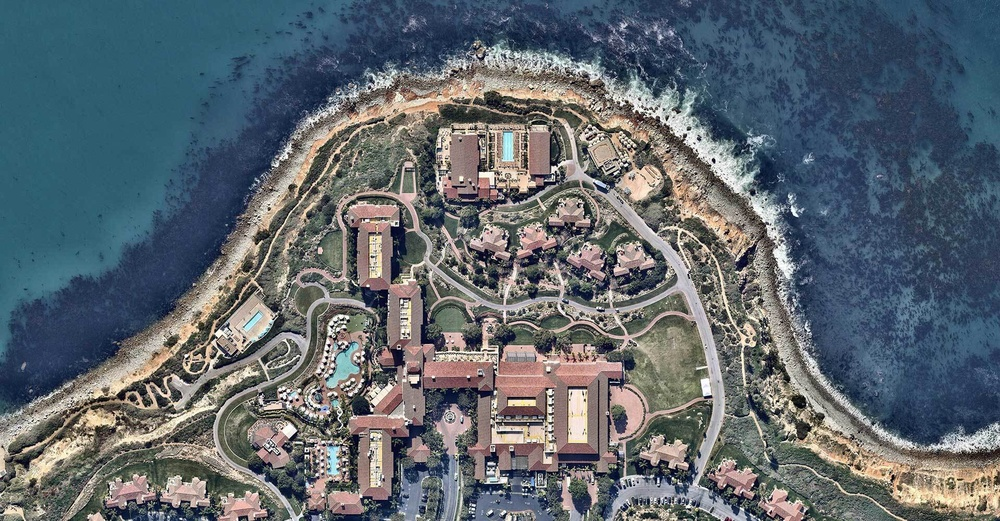
#> input picture Images/clear-aerial-image-RanchoPalosVerdes-California.jpg, 1000 x 521 px, shrunk from 1920 x 1000 before the run
$ python obDect.py
#> lines starting #> are read from the running program, lines starting #| are printed output that depends on the picture; after the words box and inside, x2 and y2 are one past the last pixel; in counts of white or black regions, pixels touching at a corner belong together
import cv2
import numpy as np
from matplotlib import pyplot as plt

# Reading the image
#img = cv2.imread('howcanyousee.png')
img = cv2.imread('Images/clear-aerial-image-RanchoPalosVerdes-California.jpg')
#> img is the input picture: shape (521, 1000, 3); mean B, G, R 110.4, 103.4, 94.5
imgRGB = cv2.cvtColor(img, cv2.COLOR_BGR2RGB)

# Showing the output
plt.imshow(imgRGB)
plt.title('Aerial Image')
plt.show()

# convert to hsv colorspace
hsv = cv2.cvtColor(img, cv2.COLOR_BGR2HSV)
#> hsv: shape (521, 1000, 3); mean H, S, V 74.5, 82.9, 119.5

#lower bound and upper bound for colors

#lower_bound = np.array([50, 20, 20])
#upper_bound = np.array([100, 255, 255])
lower_bound = np.array([0, 0, 0]) #(5,50,50) - (15,255,255)
upper_bound = np.array([20,255,255])

# find the colors within the boundaries
mask = cv2.inRange(hsv, lower_bound, upper_bound)
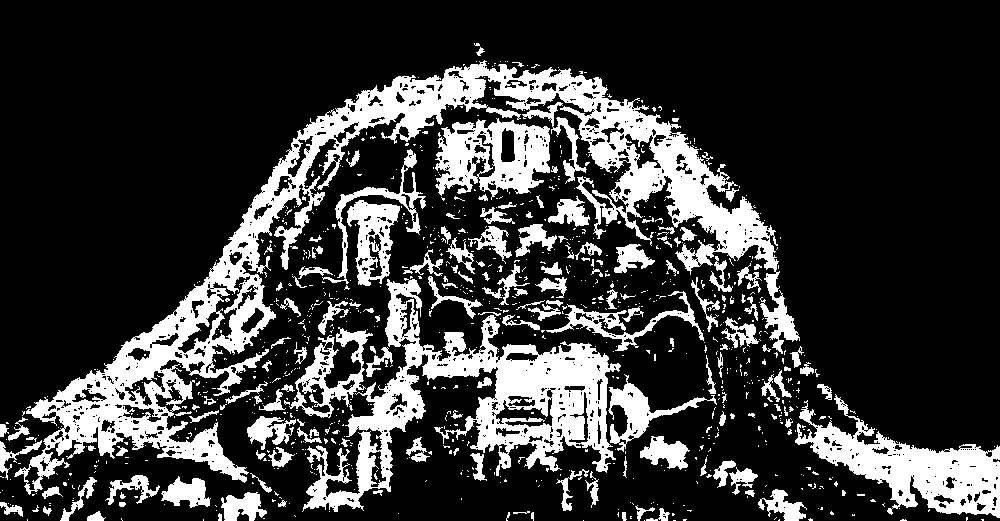
#> mask: shape (521, 1000); 22.1% white; 966 white regions (808 under 20 px), largest, box (x1, y1, x2, y2) and area: (14, 60, 800, 495) 46066, (302, 278, 621, 512) 20524, (795, 394, 1000, 518) 9376

plt.imshow(mask)
plt.title('Aerial Image HSV mask')
plt.show()

#define kernel size
kernel = np.ones((16,16),np.uint8)
print(kernel)
# Remove unnecessary noise from mask
mask = cv2.morphologyEx(mask, cv2.MORPH_CLOSE, kernel)
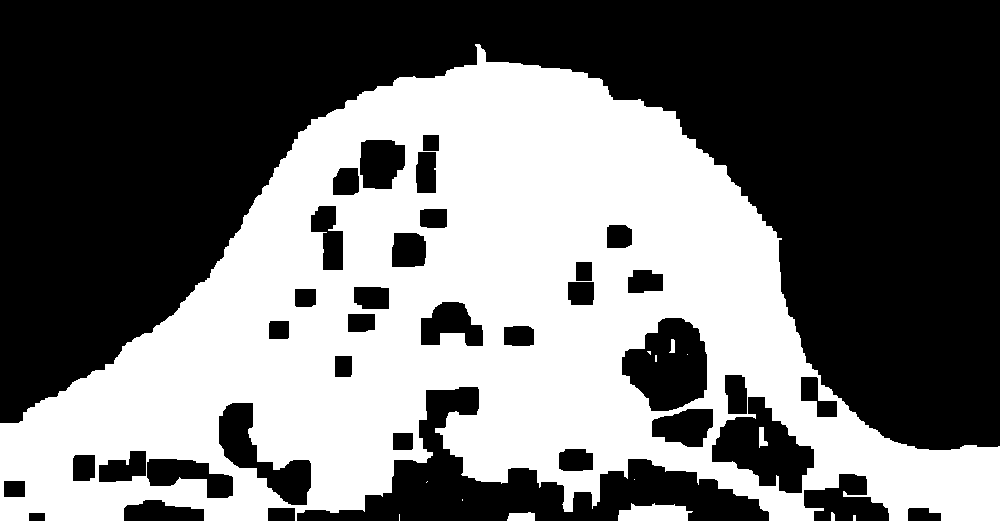
#> mask: shape (521, 1000); 43.4% white; 14 white regions (8 under 20 px), largest, box (x1, y1, x2, y2) and area: (0, 44, 1000, 521) 224572, (618, 503, 693, 521) 1028, (507, 512, 535, 521) 218, (759, 427, 768, 448) 116, (669, 339, 675, 353) 58, (831, 512, 835, 521) 33
mask = cv2.morphologyEx(mask, cv2.MORPH_OPEN, kernel)
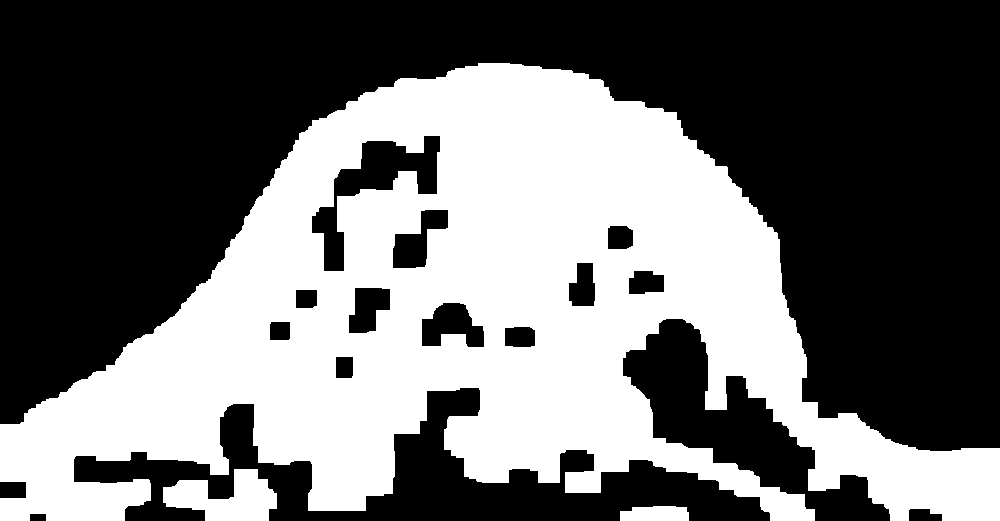
#> mask: shape (521, 1000); 42.3% white; 3 white regions, box (x1, y1, x2, y2) and area: (0, 63, 1000, 521) 216017, (163, 469, 277, 521) 3635, (620, 506, 689, 521) 931

plt.imshow(mask)
plt.title('Aerial Image Roise reduced mask')
plt.show()

# Segment only the detected region
segmented_img = cv2.bitwise_and(imgRGB, imgRGB, mask=mask)
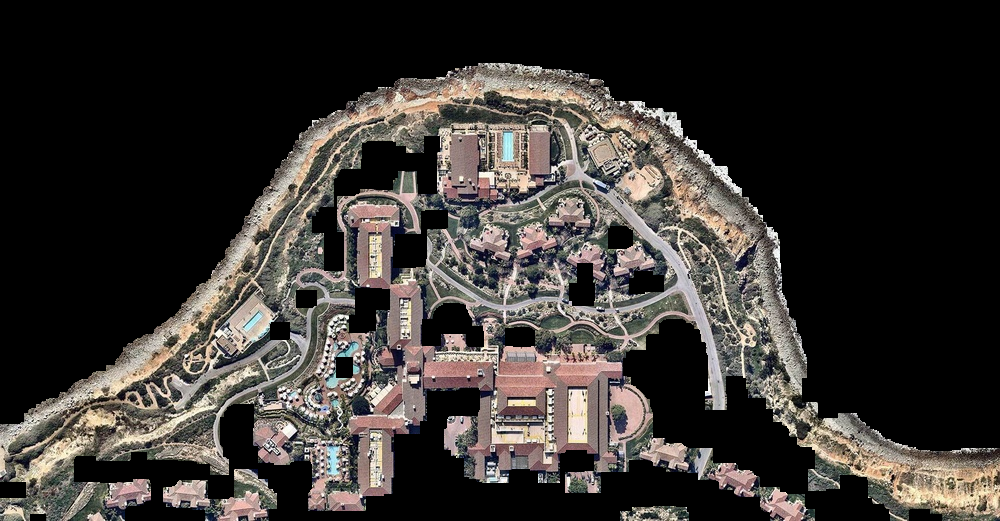
#> segmented_img: shape (521, 1000, 3); mean R, G, B 57.4, 53.4, 50.3

plt.imshow(segmented_img)
plt.title('Aerial Image Segmented')
plt.show()

plt.imshow(imgRGB)
plt.title('Aerial Image')
plt.show()

$ run again, with howcanyousee.png saved as Images/clear-aerial-image-RanchoPalosVerdes-California.jpg
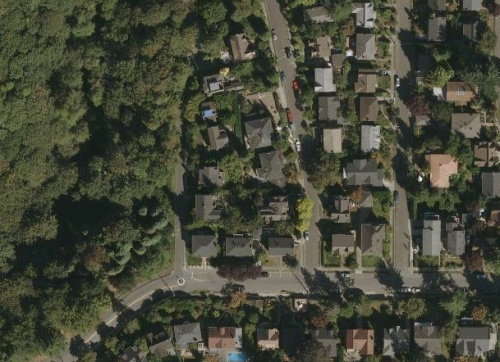
#> input picture howcanyousee.png, 500 x 362 px
#> img is the input picture: shape (362, 500, 3); mean B, G, R 56.3, 71.6, 69.1
#> hsv: shape (362, 500, 3); mean H, S, V 40.7, 64.5, 73.3
#> `mask = cv2.inRange(hsv, lower_bound, upper_bound)`:
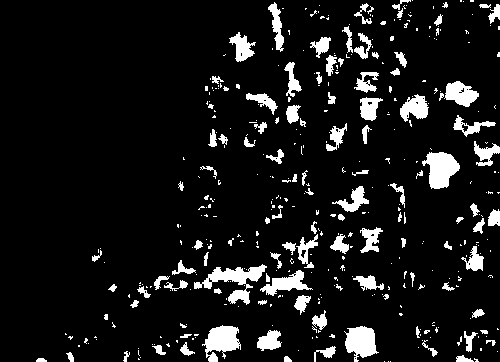
#> mask: shape (362, 500); 9.3% white; 398 white regions (290 under 20 px), largest, box (x1, y1, x2, y2) and area: (194, 264, 267, 305) 1028, (422, 152, 460, 189) 897, (202, 325, 241, 362) 847
#> `segmented_img = cv2.bitwise_and(imgRGB, imgRGB, mask=mask)`:
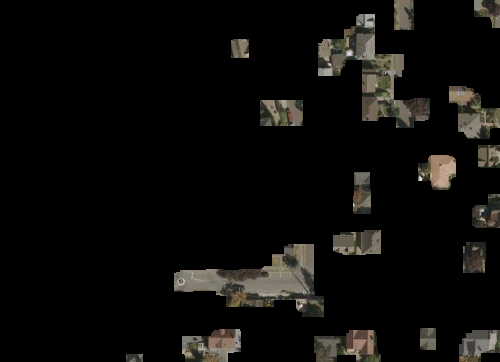
#> segmented_img: shape (362, 500, 3); mean R, G, B 13.4, 12.6, 10.8
